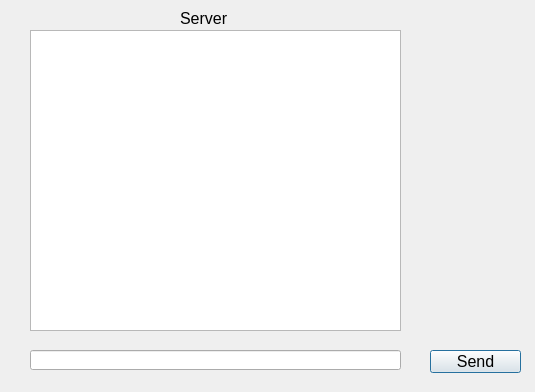
<?xml version="1.0" encoding="UTF-8"?>
<ui version="4.0">
 <class>Dialog</class>
 <widget class="QDialog" name="Dialog">
  <property name="geometry">
   <rect>
    <x>0</x>
    <y>0</y>
    <width>535</width>
    <height>392</height>
   </rect>
  </property>
  <property name="windowTitle">
   <string>Dialog</string>
  </property>
  <widget class="QLineEdit" name="lineEditMessage">
   <property name="geometry">
    <rect>
     <x>30</x>
     <y>350</y>
     <width>371</width>
     <height>20</height>
    </rect>
   </property>
   <property name="font">
    <font>
     <pointsize>12</pointsize>
    </font>
   </property>
  </widget>
  <widget class="QPushButton" name="pushButtonSend">
   <property name="geometry">
    <rect>
     <x>430</x>
     <y>350</y>
     <width>91</width>
     <height>23</height>
    </rect>
   </property>
   <property name="font">
    <font>
     <pointsize>12</pointsize>
    </font>
   </property>
   <property name="text">
    <string>Send</string>
   </property>
  </widget>
  <widget class="QTextEdit" name="textEditMessages">
   <property name="geometry">
    <rect>
     <x>30</x>
     <y>30</y>
     <width>371</width>
     <height>301</height>
    </rect>
   </property>
   <property name="font">
    <font>
     <pointsize>12</pointsize>
    </font>
   </property>
  </widget>
  <widget class="QLabel" name="label">
   <property name="geometry">
    <rect>
     <x>180</x>
     <y>10</y>
     <width>91</width>
     <height>16</height>
    </rect>
   </property>
   <property name="font">
    <font>
     <pointsize>12</pointsize>
    </font>
   </property>
   <property name="text">
    <string>Server</string>
   </property>
  </widget>
 </widget>
 <resources/>
 <connections/>
</ui>
